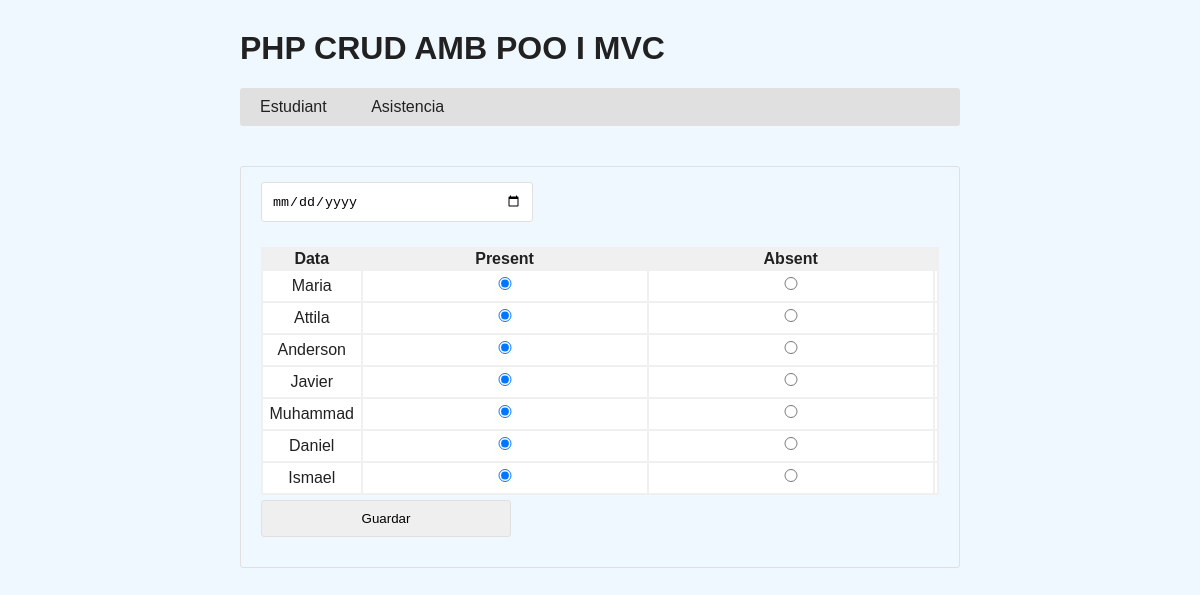
Screenshot of /index.php?accio=addAssistence with the database file from the repository.
### tables this page shows
CREATE TABLE IF NOT EXISTS `estudiant` (
  `id` int(11) NOT NULL AUTO_INCREMENT,
  `nom` varchar(55) NOT NULL,
  `matricula` int(11) NOT NULL,
  `data` date NOT NULL,
  `classe` varchar(55) NOT NULL,
  PRIMARY KEY (`id`)
);

### controller/ControllerStudent.php (called while the page is built, shortened)
<?php
require_once("Model/Conection.php");
require_once("Model/Student.php");
class ControllerStudent
{
    private $model;
    function __construct()
    {
        $this->model = new Student(Conection::instance());
    }
    function addAssistence()
    {
        $data = $this->model->showStudent("1");
        require_once('view/addAssistence.php');
    }
}

### model/Conection.php (called while the page is built, shortened)
<?php
class Conection
{
    private static $instance = NULL;
    private static $path = "mysql:host=localhost;dbname=php_crud";
    private static $user = "root";
    private static $pass = "";
    private function __construct()
    {
        self::$instance = new PDO(self::$path,self::$user, self::$pass);
    }
    public static function instance(){
        return self::$instance;
    }
}

### model/Student.php (called while the page is built, shortened)
<?php
class Student
{
    private $conn;
    public function __construct(PDO $pdo)
    {
        $this->conn = $pdo;
    }
    public function showStudent($idUser)
    {
        $query = "select * from estudiant where {$idUser};";
        $result = $this->conn->query($query);
        $data = [];
        while ($rows = $result->fetchAll(PDO::FETCH_ASSOC)) {
            $data[] = $rows;
        }
        return $data;
    }
}

### view/addAssistence.php (the view, shortened to what this page needs)
<?php include_once("layouts/header.php"); ?>
<form action="">
    <div>
        <input type="date" name="date" id="">
    </div>
    <table>
        <tr>
            <th>Data</th>
            <th>Present</th>
            <th>Absent</th>
        </tr>
        <?php foreach ($data as $key => $value) : ?>
            <?php foreach ($value as $v) : ?>
                <tr>
                    <td><?php echo $v['nom'] ?></td>
                    <td><input type="radio" name="assistence[<?php echo $v['id'] ?>]"  checked value="1"></td>
                    <td><input type="radio" name="assistence[<?php echo $v['id'] ?>]"  value="0"></td>
                    <td><input type="hidden" name="id" value="<?php echo $v['id'] ?>"></td>
                </tr>
            <?php endforeach ?>
        <?php endforeach ?>
    </table>
    <input type="submit" name="btn" value="Guardar">
</form>
<?php include_once("layouts/header.php"); ?>

### view/styles/estils.css (style rules this page uses)
body { width: 60%; margin:30px auto; font-family: Arial; color: #212121; background-color: aliceblue; }
table { width: 100%; background-color: #F0F0F0; }
td { background-color: #FFFFFF; text-align: center; }
input { padding: 10px; border: #E0E0E0 1px solid; border-radius: 3px; width: 250px; margin: 5px 0px 10px 0px; }
form { border: #E0E0E0 1px solid; padding: 10px 20px 20px 20px; border-radius: 3px; }
form div { margin-bottom: 15px; }

### rows the page displays
estudiant: nom "Maria"
estudiant: nom "Attila"
estudiant: nom "Anderson"
estudiant: nom "Javier"
estudiant: nom "Muhammad"
estudiant: nom "Daniel"
estudiant: nom "Ismael"
